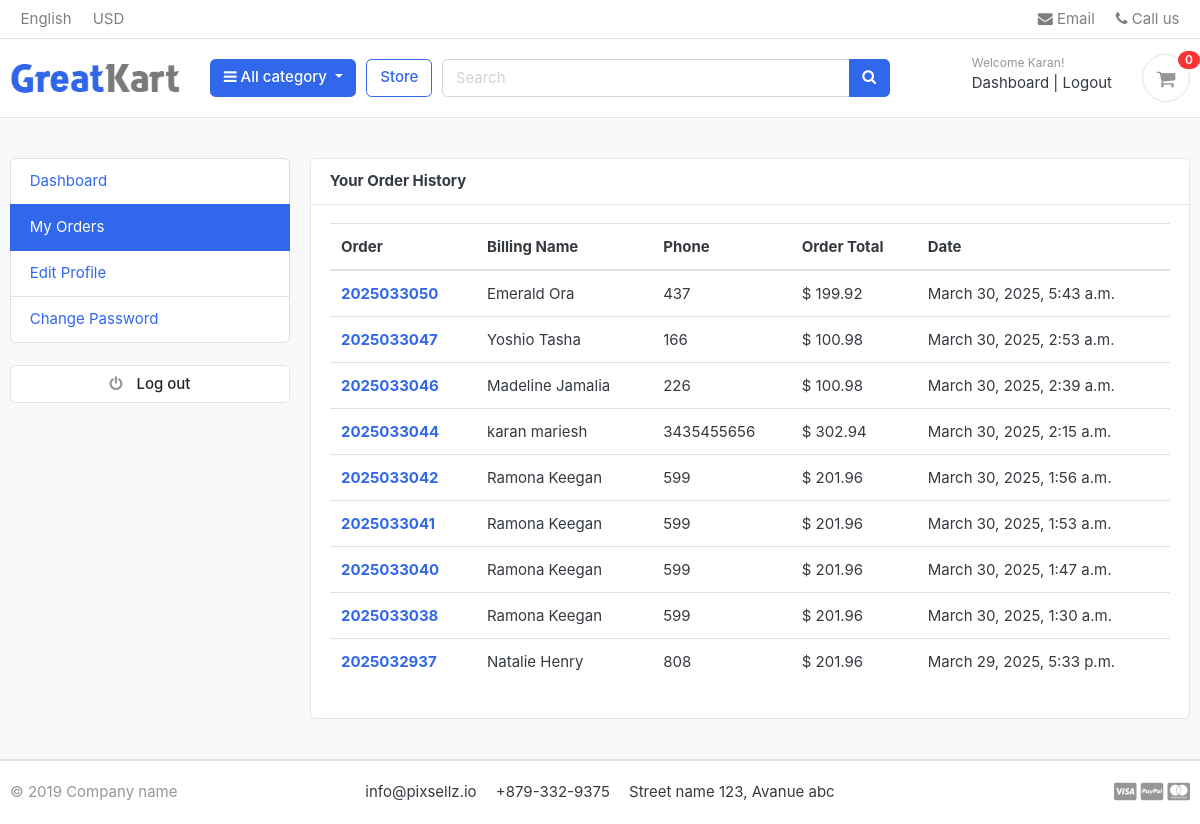
/accounts/my_orders/ (signed in), run on an earlier commit of the app's database.
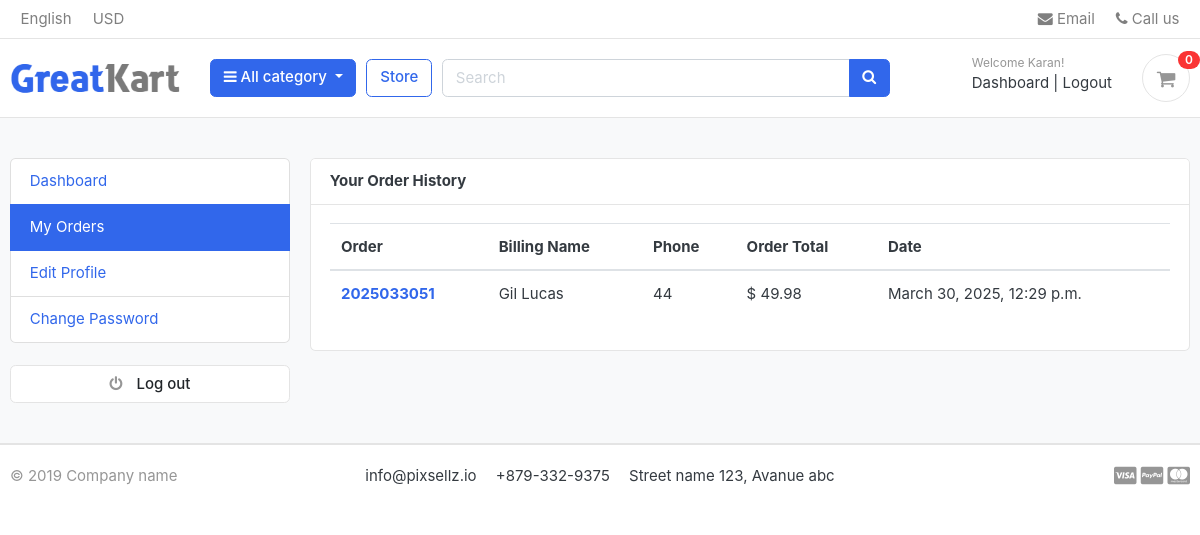
And on a later commit of the database.
### accounts/models.py (models this page shows, shortened)
class Account(AbstractBaseUser):
    first_name = models.CharField(max_length=50)
    last_name = models.CharField(max_length=50)
    username = models.CharField(max_length=50, unique=True)
    email = models.EmailField(max_length=100, unique=True)
    phone_number = models.CharField(max_length=50)
    date_joined = models.DateTimeField(auto_now_add=True)
    last_login = models.DateTimeField(auto_now_add=True)
    is_admin = models.BooleanField(default=False)
    is_staff = models.BooleanField(default=False)
    is_active = models.BooleanField(default=False)
    is_superadmin = models.BooleanField(default=False)
    USERNAME_FIELD = 'email'
    REQUIRED_FIELDS = ['username','first_name','last_name']
    objects = MyAccountManager()

### orders/models.py (models this page shows, shortened)
class Order(models.Model):
    STATUS = (
        ('New', 'New'),
        ('Accepted', 'Accepted'),
        ('Completed', 'Completed'),
        ('Cancelled', 'Cancelled'),
    )
    user = models.ForeignKey(Account, on_delete=models.SET_NULL, null=True)
    payment = models.ForeignKey(Payment, on_delete=models.SET_NULL, blank=True, null=True)
    order_number = models.CharField(max_length=20)
    first_name = models.CharField(max_length=50)
    last_name = models.CharField(max_length=50)
    phone = models.CharField(max_length=15)
    email = models.EmailField(max_length=50)
    address_line_1 = models.CharField(max_length=50)
    address_line_2 = models.CharField(max_length=50, blank=True)
    country = models.CharField(max_length=50)
    state = models.CharField(max_length=50)
    city = models.CharField(max_length=50)
    order_note = models.CharField(max_length=100, blank=True)
    order_total = models.FloatField()
    tax = models.FloatField()
    status = models.CharField(max_length=10, choices=STATUS, default='New')
    ip = models.CharField(blank=True, max_length=20)
    is_ordered = models.BooleanField(default=False)
    created_at = models.DateTimeField(auto_now_add=True)
    updated_at = models.DateTimeField(auto_now=True)
    def full_name(self):
        return f"{self.first_name} {self.last_name}"

### accounts/views.py (the view)
# urls.py: path('my_orders/', views.my_orders, name='my_orders'),
@login_required(login_url='login')
def my_orders(request):
    orders = Order.objects.filter(user=request.user, is_ordered=True).order_by('-created_at')
    context = {
        'orders': orders,
    }
    return render(request, 'accounts/my_orders.html', context)

### carts/context_processors.py (called while the page is built)
def counter(request):
    cart_count = 0
    if 'admin' in request.path:
        return {}
    else:
        try:
            cart = Cart.objects.filter(cart_id=_cart_id(request))
            if request.user.is_authenticated:
                cart_items = CartItem.objects.all().filter(user=request.user)
            else:
                cart_items = CartItem.objects.all().filter(cart=cart[:1])
            for cart_item in cart_items:
                cart_count += cart_item.quantity
        except Cart.DoesNotExist:
            cart_count = 0
    return dict(cart_count=cart_count)

### carts/views.py (called while the page is built)
def _cart_id(request):
    cart = request.session.session_key
    if not cart:
        cart = request.session.create()
    return cart

### category/context_processors.py (called while the page is built)
def menu_links(request):
    links = Category.objects.all()
    return dict(links=links)

### category/models.py (called while the page is built)
    def get_url(self):
        return reverse('products_by_category', args=[self.slug])

### templates/accounts/my_orders.html (shortened to what this page needs)
{% extends "base.html" %}
{% block content %}
<section class="section-conten padding-y bg">
    <div class="container">
        <div class="row">
        {% include "includes/dashboard_sidebar.html" %}
        <main class="col-md-9">
            <article class="card">
            <header class="card-header">
                <strong class="d-inline-block mr-3">Your Order History</strong>
            </header>
            <div class="card-body">
                <div class="row">
                    <div class="col-md-12">
                        <table class="table table-hover">
                            <thead>
                              <tr>
                                <th scope="col">Order</th>
                                <th scope="col">Billing Name</th>
                                <th scope="col">Phone</th>
                                <th scope="col">Order Total</th>
                                <th scope="col">Date</th>
                              </tr>
                            </thead>
                            <tbody>
                              {% for order in orders %}
                              <tr>
                                <th scope="row"><a href="{% url 'order_detail' order.order_number %}">{{order.order_number}}</a></th>
                                <td>{{order.full_name}}</td>
                                <td>{{order.phone}}</td>
                                <td>$ {{order.order_total}}</td>
                                <td>{{order.created_at}}</td>
                              </tr>
                              {% endfor %}
                            </tbody>
                        </table>
                    </div>
                </div>
            </div>
            </article>
        </main>
    </div>
    </div>
    </section>
{% endblock content %}

### templates/base.html (shortened to what this page needs)
{% load static %}
<!DOCTYPE HTML>
<html lang="en">
<head>
<link href="{% static 'css/bootstrap.css' %}" rel="stylesheet" type="text/css"/>
<link href="{% static 'fonts/fontawesome/css/all.min.css' %}" type="text/css" rel="stylesheet">
<link href="{% static 'css/ui.css' %}" rel="stylesheet" type="text/css"/>
<link href="{% static 'css/responsive.css' %}" rel="stylesheet" media="only screen and (max-width: 1200px)" />
<link href="{% static 'css/custom.css' %}" rel="stylesheet" type="text/css"/>
<link rel="stylesheet" href="https://cdnjs.cloudflare.com/ajax/libs/font-awesome/4.7.0/css/font-awesome.min.css">
</head>
<body>
    {% include "includes/navbar.html" %}
    {% block content %}
    {% endblock content %}
    {% include "includes/footer.html" %}

### templates/includes/navbar.html (shortened to what this page needs)
{% load static %}
<header class="section-header">
    <nav class="navbar p-md-0 navbar-expand-sm navbar-light border-bottom">
    <div class="container">
      <div class="collapse navbar-collapse" id="navbarTop4">
        <ul class="navbar-nav mr-auto">
            <li class="nav-item dropdown">
                 <a href="#" class="nav-link">   English </a>
            </li>
            <li class="nav-item dropdown">
                <a href="#" class="nav-link"> USD </a>
            </li>
        </ul>
        <ul class="navbar-nav">
            <li><a href="#" class="nav-link"> <i class="fa fa-envelope"></i> Email </a></li>
            <li><a href="#" class="nav-link"> <i class="fa fa-phone"></i> Call us </a></li>
        </ul>
      </div>
    </div>
    </nav>
    <section class="header-main border-bottom">
        <div class="container">
    <div class="row align-items-center">
        <div class="col-lg-2 col-md-3 col-6">
            <a href="{% url "home" %}" class="brand-wrap">
                <img class="logo" src="{% static './images/logo.png' %}">
            </a>
        </div>
        <div class="col-lg col-sm col-md col-6 flex-grow-0">
            <div class="category-wrap dropdown d-inline-block float-right">
                <button type="button" class="btn btn-primary dropdown-toggle" data-toggle="dropdown">
                    <i class="fa fa-bars"></i> All category
                </button>
            </div>
        </div>
        <a href="{% url "store" %}" class="btn btn-outline-primary">Store</a>
        <div class="col-lg  col-md-6 col-sm-12 col">
            <form action="{% url 'search' %}" class="search" method="get">
                <div class="input-group w-100">
                    <input type="text" class="form-control" style="width:60%;" placeholder="Search" name="keyword">
                    <div class="input-group-append">
                      <button class="btn btn-primary" type="submit">
                        <i class="fa fa-search"></i>
                      </button>
                    </div>
                </div>
            </form>
        </div>
        <div class="col-lg-3 col-sm-6 col-8 order-2 order-lg-3">
                    <div class="d-flex justify-content-end mb-3 mb-lg-0">
                        {% if user.id is None %}
                        <div class="widget-header">
                            <small class="title text-muted">Welcome guest!</small>
                            <div>
                                <a href="{% url 'login' %}">Sign in</a> <span class="dark-transp"> | </span>
                                <a href="{% url 'register' %}"> Register</a>
                            </div>
                        </div>
                        {% else %}
                        <div class="widget-header">
                            <small class="title text-muted">Welcome {{user.first_name}}!</small>
                            <div>
                                <a href="{% url 'dashboard' %}">Dashboard</a> <span class="dark-transp"> | </span>
                                <a href="{% url 'logout' %}"> Logout</a>
                            </div>
                        </div>
                        {% endif %}
                        <a href="{% url 'cart' %}" class="widget-header pl-3 ml-3">
                            <div class="icon icon-sm rounded-circle border"><i class="fa fa-shopping-cart"></i></div>
                            <span class="badge badge-pill badge-danger notify">{{ cart_count }}</span>
                        </a>
                    </div>
                </div>
    </div>
        </div>
    </section>
    </header>

### templates/includes/dashboard_sidebar.html
<aside class="col-md-3">
    <ul class="list-group">
        <a class="list-group-item {% if '/accounts/' == request.path %} active {% endif %}" href="{% url 'dashboard' %}"> Dashboard </a>
        <a class="list-group-item {% if 'my_orders' in request.path %} active {% endif %}" href="{% url 'my_orders' %}"> My Orders </a>
        <a class="list-group-item {% if 'edit_profile' in request.path %} active {% endif %}" href="{% url 'edit_profile' %}"> Edit Profile </a>
        <a class="list-group-item {% if 'change_password' in request.path %} active {% endif %}"  href="{% url 'change_password' %}">Change Password </a>
    </ul>
    <br>
    <a class="btn btn-light btn-block" href="{% url 'logout' %}"> <i class="fa fa-power-off"></i> <span class="text">Log out</span> </a>
</aside>

### templates/includes/footer.html (shortened to what this page needs)
{% load static %}
<footer class="section-footer border-top">
	<div class="container">
		<section class="footer-bottom border-top row">
			<div class="col-md-2">
				<p class="text-muted"> &copy 2019 Company name </p>
			</div>
			<div class="col-md-8 text-md-center">
				<span  class="px-2">info@pixsellz.io</span>
				<span  class="px-2">+879-332-9375</span>
				<span  class="px-2">Street name 123, Avanue abc</span>
			</div>
			<div class="col-md-2 text-md-right text-muted">
				<i class="fab fa-lg fa-cc-visa"></i>
				<i class="fab fa-lg fa-cc-paypal"></i>
				<i class="fab fa-lg fa-cc-mastercard"></i>
			</div>
		</section>
	</div>
</footer>

### static/css/ui.css (style rules this page uses)
html { font-family: "Inter", sans-serif; font-size: 15px; }
.icon-xs, .icon-sm, .icon-md, .icon-lg { display: inline-block; text-align: center; flex-shrink: 0; flex-grow: 0; }
.icon-sm { width: 48px; height: 48px; line-height: 48px !important; font-size: 20px; }
.padding-y { padding-top: 40px; padding-bottom: 40px; }
article:after, .form-group:after { display: block; clear: both; content: ""; }
.bg { background-color: #f8f9fa; }
p:last-child { margin-bottom: 0; }
.header-main { position: relative; padding-top: 1rem; padding-bottom: 1rem; }
.brand-wrap .logo, .navbar-brand .logo { margin-right: 7px; max-height: 42px; display: inline-block; }
.widget-header { display: inline-block; vertical-align: middle; position: relative; }
.widget-header a { color: #343a40; }
.widget-header i { color: #969696; }
.widget-header .title { display: block; }
.widget-header .notify { position: absolute; top: -3px; right: -10px; }
.footer-bottom { padding-top: 20px; padding-bottom: 20px; }
.btn-light { background-color: #fff; border-color: #e4e4e4; }
.btn-light i { color: #969696; }
.btn i + .text { margin-left: 10px; }
.notify { position: absolute; top: -4px; right: -10px; display: inline-block; padding: 0.25em 0.6em; font-size: 12px; line-height: 1; text-align: center; border-radius: 3rem; color: #fff; background-color: #fa3434; }

What changed in the data, as far as the page shows it:
removed Order: order_number "2025033050", full_name "Emerald Ora", phone "437", order_total "199.92", created_at "March 30, 2025, 5:43 a.m."
removed Order: order_number "2025033047", full_name "Yoshio Tasha", phone "166", order_total "100.98", created_at "March 30, 2025, 2:53 a.m."
removed Order: order_number "2025033046", full_name "Madeline Jamalia", phone "226", order_total "100.98", created_at "March 30, 2025, 2:39 a.m."
removed Order: order_number "2025033044", full_name "karan mariesh", phone "3435455656", order_total "302.94", created_at "March 30, 2025, 2:15 a.m."
removed Order: order_number "2025033042", full_name "Ramona Keegan", phone "599", order_total "201.96", created_at "March 30, 2025, 1:56 a.m."
removed Order: order_number "2025033041", full_name "Ramona Keegan", phone "599", order_total "201.96", created_at "March 30, 2025, 1:53 a.m."
removed Order: order_number "2025033040", full_name "Ramona Keegan", phone "599", order_total "201.96", created_at "March 30, 2025, 1:47 a.m."
removed Order: order_number "2025033038", full_name "Ramona Keegan", phone "599", order_total "201.96", created_at "March 30, 2025, 1:30 a.m."
removed Order: order_number "2025032937", full_name "Natalie Henry", phone "808", order_total "201.96", created_at "March 29, 2025, 5:33 p.m."
added Order: order_number "2025033051", full_name "Gil Lucas", phone "44", order_total "49.98", created_at "March 30, 2025, 12:29 p.m."
